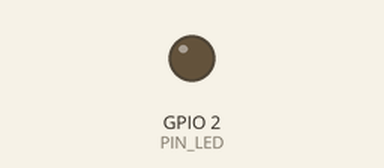
Recording of a sketch running on a simulated ESP32. Shown: output pins drawn as LEDs (lit = HIGH). WiFi joins after 1.5 s; servers stay silent unless stated; what the sketch prints to the serial monitor is not drawn.

Above: at 0.1 s.
At 1.6 s:
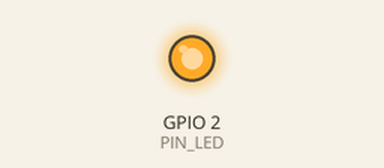
Timing chart, 0 to 3.1 s (numbered marks = the images above):
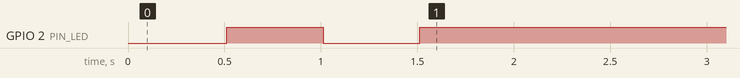

The sketch:

example33_led.ino
```cpp
// (licence header left out)
#include <WiFi.h>                           // ESP32用WiFiライブラリ
#define PIN_LED 2                           // GPIO 2(24番ピン)にLEDを接続
#define SSID "1234ABCD"                     // 無線LANアクセスポイントのSSID
#define PASS "password"                     // パスワード
WiFiServer server(23);                      // Wi-Fiサーバ(ポート23=TELNET)定義

void setup(){                               // 起動時に一度だけ実行する関数
    pinMode(PIN_LED,OUTPUT);                // LEDを接続したポートを出力に
    Serial.begin(115200);                   // 動作確認のためのシリアル出力開始
    Serial.println("ESP32 eg.01 LED");      // 「ESP32 eg.01」をシリアル出力表示
    WiFi.mode(WIFI_STA);                    // 無線LANをSTAモードに設定
    delay(10);                              // ESP32に必要な待ち時間
    WiFi.begin(SSID,PASS);                  // 無線LANアクセスポイントへ接続
    while(WiFi.status() != WL_CONNECTED){   // 接続に成功するまで待つ
        delay(500);                         // 待ち時間処理
        digitalWrite(PIN_LED,!digitalRead(PIN_LED));    // LEDの点滅
        Serial.print(".");
    }
    server.begin();                         // サーバを起動する
    Serial.println(WiFi.localIP());         // 本機のIPアドレスをシリアル出力
}

void loop(){                                // 繰り返し実行する関数
    WiFiClient client;                      // Wi-Fiクライアントの定義
    char c;                                 // 文字変数を定義

    client = server.available();            // 接続されたクライアントを生成
    if(!client) return;                     // 非接続の時にloop()の先頭に戻る
    Serial.println("Connected");            // 接続されたことをシリアル出力表示
    while(client.connected()){              // 当該クライアントの接続状態を確認
        if(client.available()){             // クライアントからのデータを確認
            c=client.read();                // データを文字変数cに代入
            Serial.write(c);                // 文字の内容をシリアルに出力(表示)
            if(c=='0'){                     // 文字変数の内容が「0」のとき
                digitalWrite(PIN_LED,LOW);  // LEDを消灯
            }else if(c=='1'){               // 文字変数の内容が「1」のとき
                digitalWrite(PIN_LED,HIGH); // LEDを点灯
            }
        }
    }
    client.stop();                          // クライアントの切断
    Serial.println("\nDisconnected");       // シリアル出力表示
}
```
